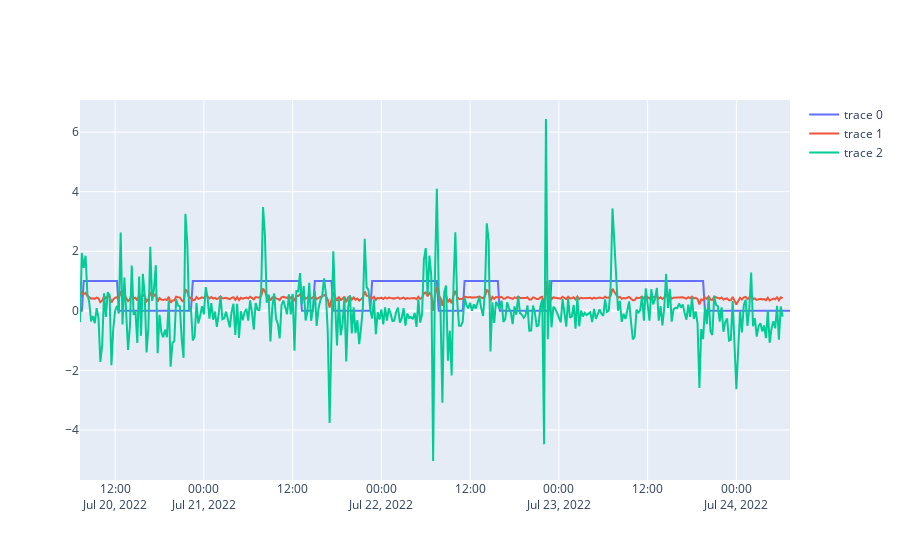

Write notebook code for a chart like this one.
### Code cell
fig = go.Figure()
fig.add_trace(go.Scatter(x=a01["DateTime"], y=a01["Window Open"]))
fig.add_trace(go.Scatter(x=a01["DateTime"], y=markov_guess))
fig.add_trace(go.Scatter(x=a01["DateTime"], y=markov_zscores))

### Figure 1 — Plotly figure (JSON) as saved in the notebook; plotly's stock layout.template omitted (floating-point values rounded to 4 significant figures; data arrays with more than 128 entries replaced by an {"elided": "..."} marker saying what was removed)
{"data": [{"type": "scatter", "x": {"elided": "385 str values"}, "y": {"elided": "385 int values"}}, {"type": "scatter", "x": {"elided": "385 str values"}, "y": {"elided": "381 float values"}}, {"type": "scatter", "x": {"elided": "385 str values"}, "y": {"elided": "381 float values"}}], "layout": {}}
